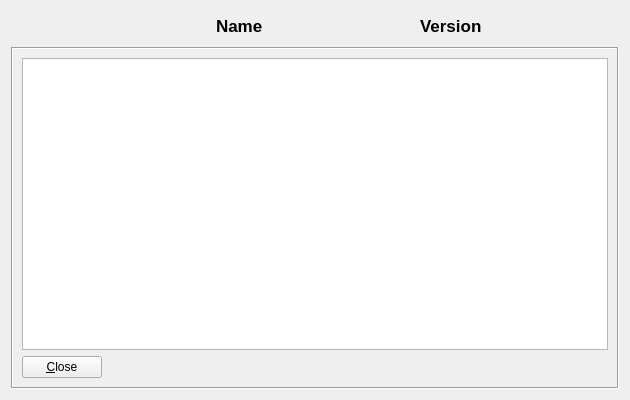
<?xml version="1.0" encoding="UTF-8"?>
<ui version="4.0">
 <class>widget_about</class>
 <widget class="QWidget" name="widget_about">
  <property name="geometry">
   <rect>
    <x>0</x>
    <y>0</y>
    <width>630</width>
    <height>400</height>
   </rect>
  </property>
  <property name="sizePolicy">
   <sizepolicy hsizetype="Expanding" vsizetype="Expanding">
    <horstretch>0</horstretch>
    <verstretch>0</verstretch>
   </sizepolicy>
  </property>
  <property name="minimumSize">
   <size>
    <width>380</width>
    <height>240</height>
   </size>
  </property>
  <property name="windowTitle">
   <string>About Ninja Forge</string>
  </property>
  <layout class="QGridLayout" name="gridLayout_2">
   <item row="1" column="0" colspan="3">
    <widget class="QFrame" name="frame_main">
     <property name="sizePolicy">
      <sizepolicy hsizetype="Expanding" vsizetype="Expanding">
       <horstretch>0</horstretch>
       <verstretch>0</verstretch>
      </sizepolicy>
     </property>
     <property name="minimumSize">
      <size>
       <width>210</width>
       <height>110</height>
      </size>
     </property>
     <property name="baseSize">
      <size>
       <width>590</width>
       <height>390</height>
      </size>
     </property>
     <property name="frameShape">
      <enum>QFrame::Box</enum>
     </property>
     <property name="frameShadow">
      <enum>QFrame::Sunken</enum>
     </property>
     <property name="lineWidth">
      <number>1</number>
     </property>
     <layout class="QGridLayout" name="gridLayout_3">
      <item row="2" column="0">
       <widget class="QPlainTextEdit" name="editbox_about">
        <property name="plainText">
         <string/>
        </property>
        <property name="placeholderText">
         <string>*about goes here*</string>
        </property>
       </widget>
      </item>
      <item row="4" column="0">
       <widget class="QPushButton" name="button_close">
        <property name="sizePolicy">
         <sizepolicy hsizetype="Fixed" vsizetype="Fixed">
          <horstretch>0</horstretch>
          <verstretch>0</verstretch>
         </sizepolicy>
        </property>
        <property name="cursor">
         <cursorShape>PointingHandCursor</cursorShape>
        </property>
        <property name="toolTip">
         <string>Close This Dialog</string>
        </property>
        <property name="toolTipDuration">
         <number>-1</number>
        </property>
        <property name="text">
         <string>&amp;Close</string>
        </property>
        <property name="icon">
         <iconset theme="window-close">
          <normaloff>.</normaloff>.</iconset>
        </property>
        <property name="iconSize">
         <size>
          <width>32</width>
          <height>32</height>
         </size>
        </property>
        <property name="flat">
         <bool>false</bool>
        </property>
       </widget>
      </item>
     </layout>
    </widget>
   </item>
   <item row="0" column="2" alignment="Qt::AlignLeft|Qt::AlignVCenter">
    <widget class="QLabel" name="label_version">
     <property name="minimumSize">
      <size>
       <width>75</width>
       <height>30</height>
      </size>
     </property>
     <property name="maximumSize">
      <size>
       <width>130</width>
       <height>30</height>
      </size>
     </property>
     <property name="font">
      <font>
       <pointsize>13</pointsize>
       <weight>75</weight>
       <bold>true</bold>
      </font>
     </property>
     <property name="text">
      <string>Version</string>
     </property>
    </widget>
   </item>
   <item row="0" column="1" alignment="Qt::AlignLeft|Qt::AlignVCenter">
    <widget class="QLabel" name="label_name">
     <property name="minimumSize">
      <size>
       <width>75</width>
       <height>30</height>
      </size>
     </property>
     <property name="maximumSize">
      <size>
       <width>130</width>
       <height>30</height>
      </size>
     </property>
     <property name="font">
      <font>
       <pointsize>13</pointsize>
       <weight>75</weight>
       <bold>true</bold>
      </font>
     </property>
     <property name="text">
      <string>Name</string>
     </property>
    </widget>
   </item>
  </layout>
 </widget>
 <resources/>
 <connections>
  <connection>
   <sender>button_close</sender>
   <signal>clicked()</signal>
   <receiver>widget_about</receiver>
   <slot>close()</slot>
   <hints>
    <hint type="sourcelabel">
     <x>542</x>
     <y>367</y>
    </hint>
    <hint type="destinationlabel">
     <x>299</x>
     <y>199</y>
    </hint>
   </hints>
  </connection>
 </connections>
</ui>
